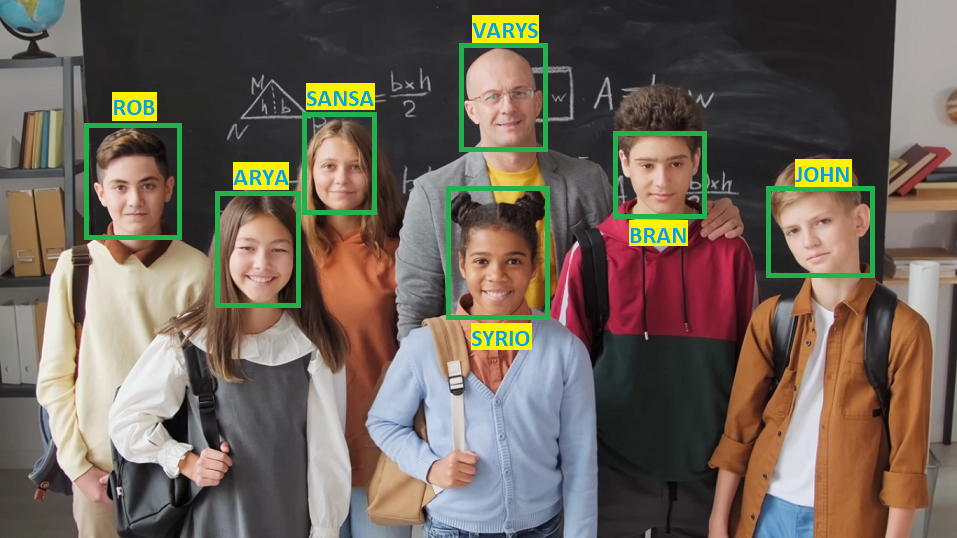
#> input picture src/c__Advanced/Object_recognition/recog_data/attend_easy.png, 957 x 538 px
$ python -i utilities.py   (imports and definitions only)
#> lines starting #> are read from the running program, lines starting #| are printed output that depends on the picture; after the words box and inside, x2 and y2 are one past the last pixel; in counts of white or black regions, pixels touching at a corner belong together
#> further down, picture is the input picture: shape (538, 957, 3); mean B, G, R 88, 99.3, 110.5
import cv2
from numpy import random
import numpy as np
import math
from loguru import logger
import sys
import time
import os
from collections import deque
import subprocess
import gdown
import zipfile


# [55 lines left out: functions download_missing_recog_data, download_missing_training_data, not called in this run]


use_optional = False


# [12 lines not run here, left out]

#from skimage import morphology

# IP Basics
def print_h(str):
    print(f"\n##############################################\n{str}")

# [330 lines left out: functions imshow, putText, build_montages, get_optimal_font_scale, putText_bbox, get_circular_regions, not called in this run]

def get_rois_mask(img_smarties):
    # [6 lines of commented-out code are left out]


    base_clr = img_smarties[0][0]
#> base_clr = [157, 138, 74]
    Ground_replica = np.ones_like(img_smarties)*base_clr
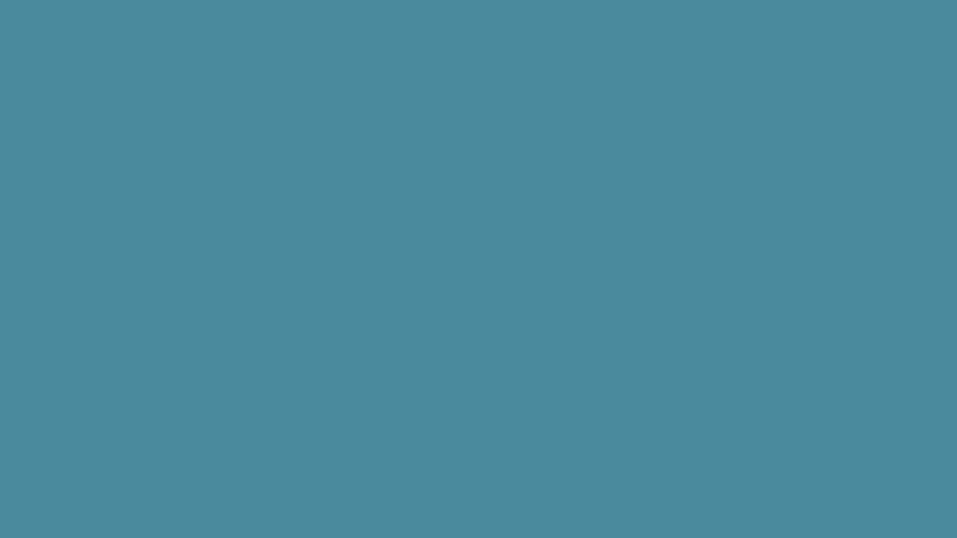
#> Ground_replica: shape (538, 957, 3); mean B, G, R 157, 138, 74

    # Step 2: Foreground Detection
    change = cv2.absdiff(img_smarties, Ground_replica)
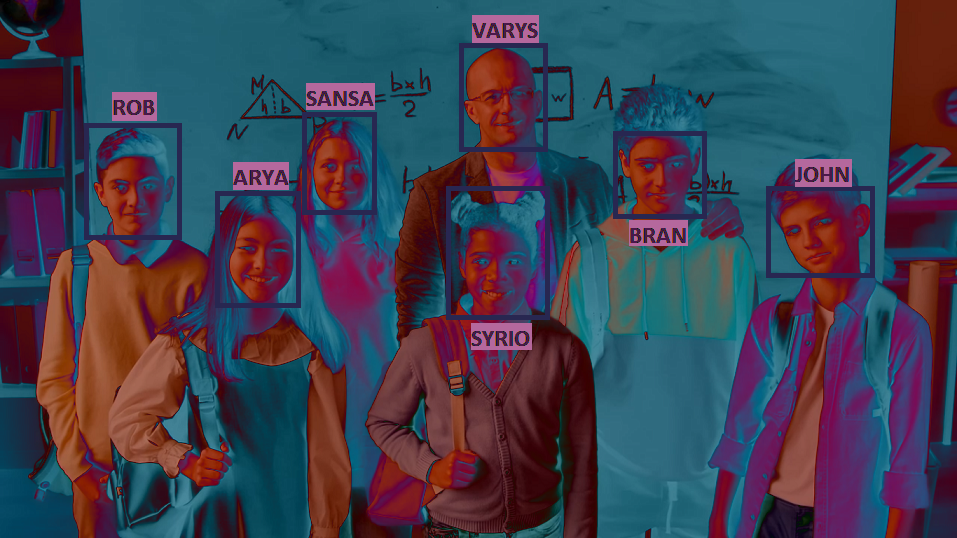
#> change: shape (538, 957, 3); mean B, G, R 82.2, 65.1, 62.9
    change_gray = cv2.cvtColor(change, cv2.COLOR_BGR2GRAY)
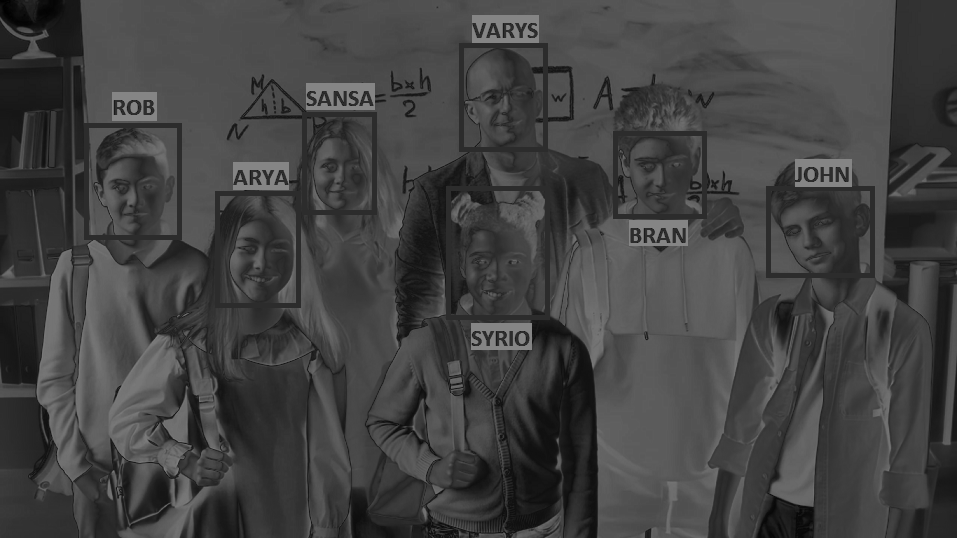
#> change_gray: shape (538, 957); min 0, max 133, mean 66.4
    change_mask = cv2.threshold(change_gray, 15, 255, cv2.THRESH_BINARY)[1]
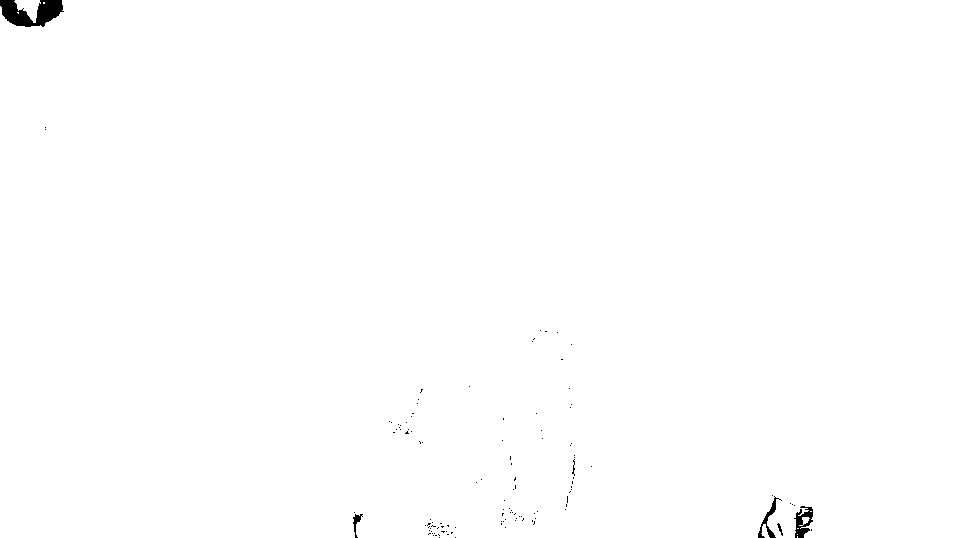
#> change_mask: shape (538, 957); 99.6% white; 118 black regions (112 under 20 px), largest, box (x1, y1, x2, y2) and area: (0, 0, 64, 27) 1052, (794, 506, 813, 538) 327, (758, 496, 782, 538) 219, (353, 514, 363, 538) 86, (777, 523, 783, 536) 28, (572, 459, 575, 476) 22

    return change_mask

# [22 lines left out: functions get_centroids, get_centroid, closest_node, not called in this run]

def euc_dist(a,b):
    return math.sqrt( ( (a[1]-b[1])**2 ) + ( (a[0]-b[0])**2 ) )


# [145 lines left out: functions keep_blobs_by_mask, ApproxDistBWCntrs, RetLargestContour, extract_blobs_on_pattern, not called in this run]


# IP Basics

# CV 101
RED = (0,0,255)
GREEN = (0,255,0)
BLUE = (255,0,0)
ORANGE = (0,140,255)
BROWN = (42,42,165)

dark_colors = [RED,GREEN,BLUE,ORANGE,BROWN]

# [39 lines left out: functions draw_points, describe, not called in this run]


class debugger:

    # [17 lines left out: function __init__, not called in this run]


    @staticmethod
    def nothing():
        pass

    # [8 lines left out: function update_variables, not called in this run]


class Gui():

    # [55 lines left out: functions __init__, __selectroi_callback, selectROIs, not called in this run]

    @staticmethod
    def __nothing(val):
        pass

    # [141 lines left out: functions selectdata, ret_point, select_cnt, __save_clicked_point, not called in this run]

    def select_pt(self,Window_Name ="Point Selection"):
        cv2.namedWindow(Window_Name,cv2.WINDOW_NORMAL)
        cv2.setMouseCallback(Window_Name, self.__save_clicked_point)


# [52 lines left out: function noisy, not called in this run]

# CV 101

# Advanced

def random_bright_color():
    return (random.randint(0, 255), random.randint(0, 255), random.randint(0, 255))

# [225 lines left out: functions disp_fps, disp_Fps, get_fileName, get_data, get_iou, to_ltrd and 4 more, not called in this run]

class dataextractor:

    # [73 lines left out: functions __init__, extract_data, not called in this run]

    @staticmethod
    def preprocess(img):
        return img

    # [87 lines left out: functions isort, extract, draw_border, not called in this run]
# Advanced

>>> import cv2
>>> picture = cv2.imread('c__Advanced/Object_recognition/recog_data/attend_easy.png')
>>> result = get_rois_mask(picture)
